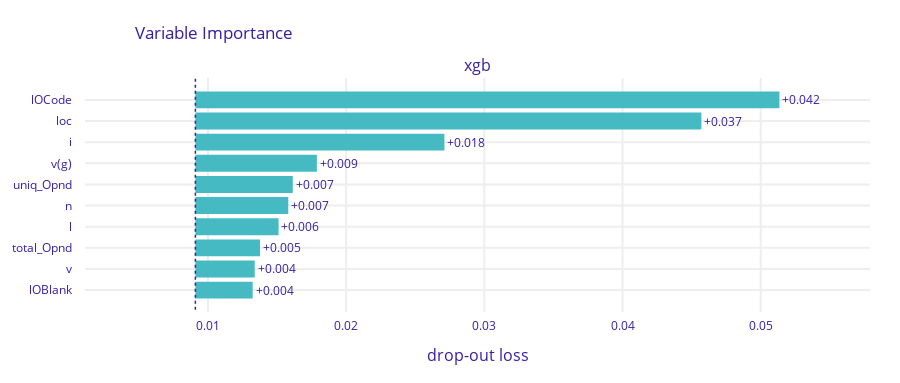

The cell this chart's notebook holds for it:
### Code cell
pvi.plot()

### Figure 1 — Plotly figure (JSON) as saved in the notebook; plotly's stock layout.template omitted (floating-point values rounded to 4 significant figures)
{"data": [{"base": 0.00909, "hoverinfo": "text", "hoverlabel": {"bgcolor": "rgba(0,0,0,0.8)"}, "hovertext": ["Model: xgb loss after<br>variable: lOCode is permuted: 0.051<br>Drop-out loss change: +0.042", "Model: xgb loss after<br>variable: loc is permuted: 0.046<br>Drop-out loss change: +0.037", "Model: xgb loss after<br>variable: i is permuted: 0.027<br>Drop-out loss change: +0.018", "Model: xgb loss after<br>variable: v(g) is permuted: 0.018<br>Drop-out loss change: +0.009", "Model: xgb loss after<br>variable: uniq_Opnd is permuted: 0.016<br>Drop-out loss change: +0.007", "Model: xgb loss after<br>variable: n is permuted: 0.016<br>Drop-out loss change: +0.007", "Model: xgb loss after<br>variable: l is permuted: 0.015<br>Drop-out loss change: +0.006", "Model: xgb loss after<br>variable: total_Opnd is permuted: 0.014<br>Drop-out loss change: +0.005", "Model: xgb loss after<br>variable: v is permuted: 0.013<br>Drop-out loss change: +0.004", "Model: xgb loss after<br>variable: lOBlank is permuted: 0.013<br>Drop-out loss change: +0.004"], "marker": {"color": "#46bac2"}, "orientation": "h", "showlegend": false, "text": ["+0.042", "+0.037", "+0.018", "+0.009", "+0.007", "+0.007", "+0.006", "+0.005", "+0.004", "+0.004"], "textposition": "outside", "type": "bar", "x": [0.04227, 0.03662, 0.01802, 0.008791, 0.007049, 0.006722, 0.006021, 0.004676, 0.004295, 0.004145], "xaxis": "x", "y": ["lOCode", "loc", "i", "v(g)", "uniq_Opnd", "n", "l", "total_Opnd", "v", "lOBlank"], "yaxis": "y"}], "layout": {"annotations": [{"font": {"size": 16}, "showarrow": false, "text": "xgb", "x": 0.5, "xanchor": "center", "xref": "paper", "y": 1, "yanchor": "bottom", "yref": "paper"}, {"font": {"size": 16}, "showarrow": false, "text": "drop-out loss", "x": 0.5, "xanchor": "center", "xref": "paper", "y": 0, "yanchor": "top", "yref": "paper", "yshift": -30}], "font": {"color": "#371ea3"}, "height": 383, "margin": {"b": 71, "r": 30, "t": 78}, "shapes": [{"line": {"color": "#371ea3", "dash": "dot", "width": 1.5}, "type": "line", "x0": 0.00909, "x1": 0.00909, "xref": "x", "y0": -1, "y1": 10, "yref": "y"}], "title": {"text": "Variable Importance", "x": 0.15}, "xaxis": {"anchor": "y", "automargin": true, "domain": [0, 1], "fixedrange": true, "gridwidth": 2, "range": [0.001102, 0.05791], "tickcolor": "white", "ticklen": 3, "ticks": "outside", "type": "linear", "zeroline": false}, "yaxis": {"anchor": "x", "automargin": true, "autorange": "reversed", "domain": [0, 1], "fixedrange": true, "gridwidth": 2, "tickcolor": "white", "ticklen": 10, "ticks": "outside", "type": "category"}}}
